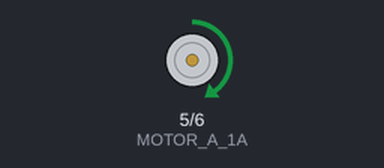
Bench run of a sketch on a simulated Arduino Uno, built with avr-gcc and run on an emulated ATmega328P. Shown: motor-driver pin pairs drawn as motors (green arrow = first pin HIGH = forward, orange = second pin HIGH = backward, longer = more drive).

Above: at 1.5 s.
At 7.5 s:
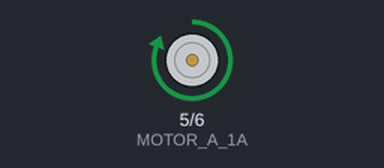
At 10.5 s:
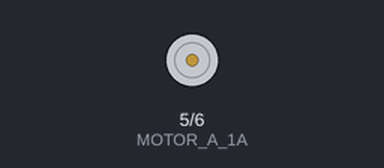
Timing chart, 0 to 15.6 s (numbered marks = the images above):
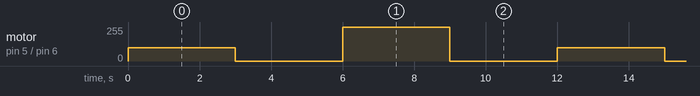

Measured:
- by itself, motor on pin 5 (MOTOR_A_1A) / pin 6 (MOTOR_A_1B): repeats every 12.0 s: stopped 3.0 s, forward 255/255 3.0 s, stopped 3.0 s, forward 100/255 3.0 s

The sketch:

sketch_oct6a.ino
```cpp
#define MOTOR_A_1A 5
#define MOTOR_A_1B 6

void setup() {
  pinMode(MOTOR_A_1A, OUTPUT);
  pinMode(MOTOR_A_1B, OUTPUT);
  Serial.begin(9600);
}

void loop() {
  // 모토 저속 제어
  analogWrite(MOTOR_A_1A, 100);
  analogWrite(MOTOR_A_1B, 0);
  delay(3000);

  //모터 정지
  analogWrite(MOTOR_A_1A, 0);
  analogWrite(MOTOR_A_1B, 0);
  delay(3000);

  //모터 고속 제어
  analogWrite(MOTOR_A_1A, 255);
  analogWrite(MOTOR_A_1B, 0);
  delay(3000);

  //모터 정지
  analogWrite(MOTOR_A_1A, 0);
  analogWrite(MOTOR_A_1B, 0);
  delay(3000);
}
```
